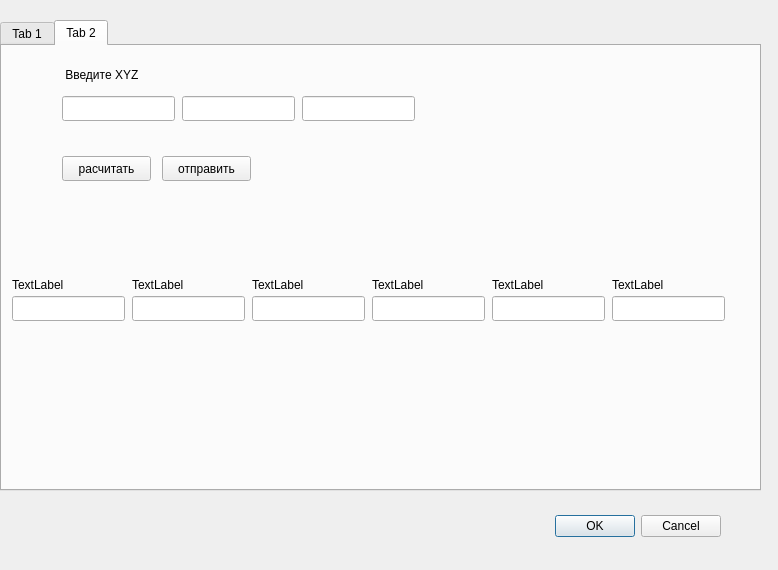
<?xml version="1.0" encoding="UTF-8"?>
<ui version="4.0">
 <class>Dialog</class>
 <widget class="QDialog" name="Dialog">
  <property name="geometry">
   <rect>
    <x>0</x>
    <y>0</y>
    <width>778</width>
    <height>570</height>
   </rect>
  </property>
  <property name="windowTitle">
   <string>Dialog</string>
  </property>
  <widget class="QDialogButtonBox" name="buttonBox">
   <property name="geometry">
    <rect>
     <x>380</x>
     <y>510</y>
     <width>341</width>
     <height>32</height>
    </rect>
   </property>
   <property name="orientation">
    <enum>Qt::Horizontal</enum>
   </property>
   <property name="standardButtons">
    <set>QDialogButtonBox::Cancel|QDialogButtonBox::Ok</set>
   </property>
  </widget>
  <widget class="QTabWidget" name="tabWidget">
   <property name="enabled">
    <bool>true</bool>
   </property>
   <property name="geometry">
    <rect>
     <x>0</x>
     <y>20</y>
     <width>761</width>
     <height>471</height>
    </rect>
   </property>
   <property name="mouseTracking">
    <bool>false</bool>
   </property>
   <property name="tabletTracking">
    <bool>false</bool>
   </property>
   <property name="focusPolicy">
    <enum>Qt::TabFocus</enum>
   </property>
   <property name="currentIndex">
    <number>1</number>
   </property>
   <property name="movable">
    <bool>false</bool>
   </property>
   <widget class="QWidget" name="tab">
    <attribute name="title">
     <string>Tab 1</string>
    </attribute>
   </widget>
   <widget class="QWidget" name="tab_2">
    <attribute name="title">
     <string>Tab 2</string>
    </attribute>
    <widget class="QPushButton" name="pushButton">
     <property name="geometry">
      <rect>
       <x>60</x>
       <y>110</y>
       <width>89</width>
       <height>25</height>
      </rect>
     </property>
     <property name="text">
      <string>расчитать</string>
     </property>
    </widget>
    <widget class="QPushButton" name="pushButton_2">
     <property name="geometry">
      <rect>
       <x>160</x>
       <y>110</y>
       <width>89</width>
       <height>25</height>
      </rect>
     </property>
     <property name="text">
      <string>отправить</string>
     </property>
    </widget>
    <widget class="QLineEdit" name="lineEdit">
     <property name="geometry">
      <rect>
       <x>60</x>
       <y>50</y>
       <width>113</width>
       <height>25</height>
      </rect>
     </property>
    </widget>
    <widget class="QLineEdit" name="lineEdit_2">
     <property name="geometry">
      <rect>
       <x>180</x>
       <y>50</y>
       <width>113</width>
       <height>25</height>
      </rect>
     </property>
    </widget>
    <widget class="QLineEdit" name="lineEdit_3">
     <property name="geometry">
      <rect>
       <x>300</x>
       <y>50</y>
       <width>113</width>
       <height>25</height>
      </rect>
     </property>
    </widget>
    <widget class="QLabel" name="label">
     <property name="geometry">
      <rect>
       <x>60</x>
       <y>20</y>
       <width>121</width>
       <height>17</height>
      </rect>
     </property>
     <property name="text">
      <string> Введите XYZ</string>
     </property>
    </widget>
    <widget class="QLineEdit" name="lineEdit_4">
     <property name="geometry">
      <rect>
       <x>10</x>
       <y>250</y>
       <width>113</width>
       <height>25</height>
      </rect>
     </property>
    </widget>
    <widget class="QLineEdit" name="lineEdit_5">
     <property name="geometry">
      <rect>
       <x>130</x>
       <y>250</y>
       <width>113</width>
       <height>25</height>
      </rect>
     </property>
    </widget>
    <widget class="QLineEdit" name="lineEdit_6">
     <property name="geometry">
      <rect>
       <x>250</x>
       <y>250</y>
       <width>113</width>
       <height>25</height>
      </rect>
     </property>
    </widget>
    <widget class="QLineEdit" name="lineEdit_7">
     <property name="geometry">
      <rect>
       <x>370</x>
       <y>250</y>
       <width>113</width>
       <height>25</height>
      </rect>
     </property>
    </widget>
    <widget class="QLineEdit" name="lineEdit_8">
     <property name="geometry">
      <rect>
       <x>490</x>
       <y>250</y>
       <width>113</width>
       <height>25</height>
      </rect>
     </property>
    </widget>
    <widget class="QLabel" name="label_2">
     <property name="geometry">
      <rect>
       <x>10</x>
       <y>230</y>
       <width>67</width>
       <height>17</height>
      </rect>
     </property>
     <property name="text">
      <string>TextLabel</string>
     </property>
    </widget>
    <widget class="QLabel" name="label_3">
     <property name="geometry">
      <rect>
       <x>130</x>
       <y>230</y>
       <width>67</width>
       <height>17</height>
      </rect>
     </property>
     <property name="text">
      <string>TextLabel</string>
     </property>
    </widget>
    <widget class="QLabel" name="label_4">
     <property name="geometry">
      <rect>
       <x>250</x>
       <y>230</y>
       <width>67</width>
       <height>17</height>
      </rect>
     </property>
     <property name="text">
      <string>TextLabel</string>
     </property>
    </widget>
    <widget class="QLabel" name="label_5">
     <property name="geometry">
      <rect>
       <x>370</x>
       <y>230</y>
       <width>67</width>
       <height>17</height>
      </rect>
     </property>
     <property name="text">
      <string>TextLabel</string>
     </property>
    </widget>
    <widget class="QLabel" name="label_6">
     <property name="geometry">
      <rect>
       <x>490</x>
       <y>230</y>
       <width>67</width>
       <height>17</height>
      </rect>
     </property>
     <property name="text">
      <string>TextLabel</string>
     </property>
    </widget>
    <widget class="QLineEdit" name="lineEdit_9">
     <property name="geometry">
      <rect>
       <x>610</x>
       <y>250</y>
       <width>113</width>
       <height>25</height>
      </rect>
     </property>
    </widget>
    <widget class="QLabel" name="label_7">
     <property name="geometry">
      <rect>
       <x>610</x>
       <y>230</y>
       <width>67</width>
       <height>17</height>
      </rect>
     </property>
     <property name="text">
      <string>TextLabel</string>
     </property>
    </widget>
   </widget>
  </widget>
 </widget>
 <resources/>
 <connections>
  <connection>
   <sender>buttonBox</sender>
   <signal>rejected()</signal>
   <receiver>Dialog</receiver>
   <slot>reject()</slot>
   <hints>
    <hint type="sourcelabel">
     <x>306</x>
     <y>420</y>
    </hint>
    <hint type="destinationlabel">
     <x>286</x>
     <y>274</y>
    </hint>
   </hints>
  </connection>
  <connection>
   <sender>buttonBox</sender>
   <signal>accepted()</signal>
   <receiver>Dialog</receiver>
   <slot>accept()</slot>
   <hints>
    <hint type="sourcelabel">
     <x>238</x>
     <y>420</y>
    </hint>
    <hint type="destinationlabel">
     <x>157</x>
     <y>274</y>
    </hint>
   </hints>
  </connection>
 </connections>
</ui>
